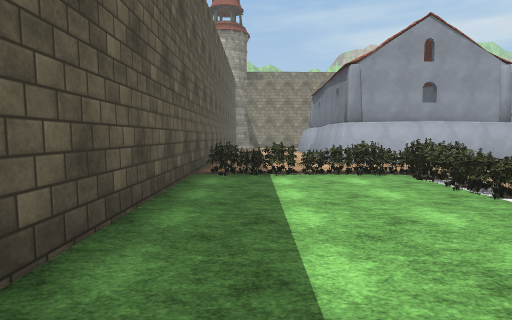
[1] (above)

23 first-person views from a walk through a 3-D level made in the Unity game engine. The camera is 1.5 m above the floor, tilts 4° down and sees 75° across. The floor is counted in squares, 2 m on a side. Each view is taken from the middle of a square. On the plan, view 1 faces up. The plan holds only what a view shows up to about 11 squares ahead; the rest is blank. The place goes on beyond the plan. Door leaves are left out, so doorways stand open. Some surface patterns are stand-ins.

[2]
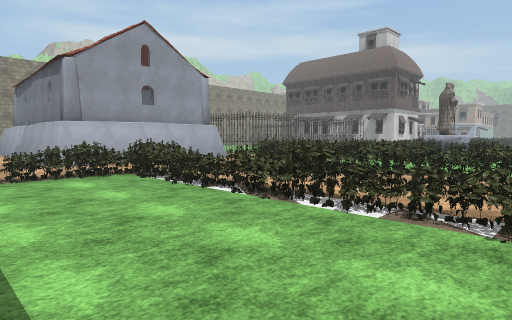

[3]
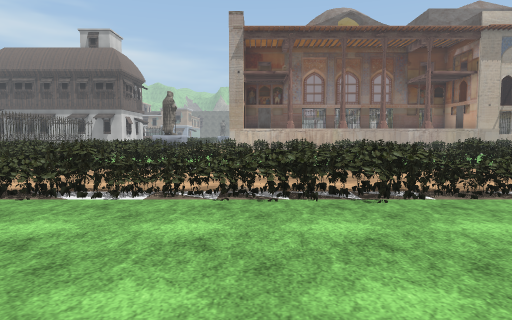

[4]
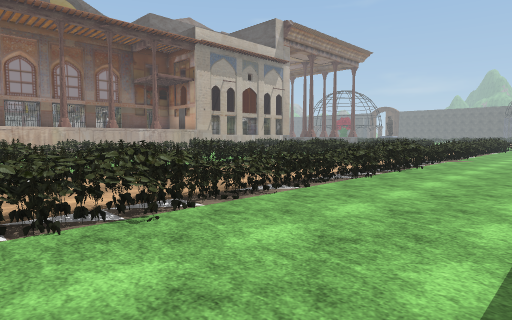

[5]
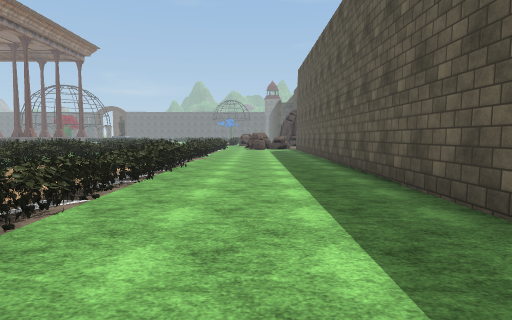

[6]
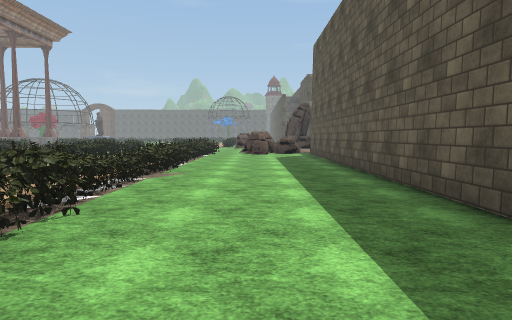

[7]
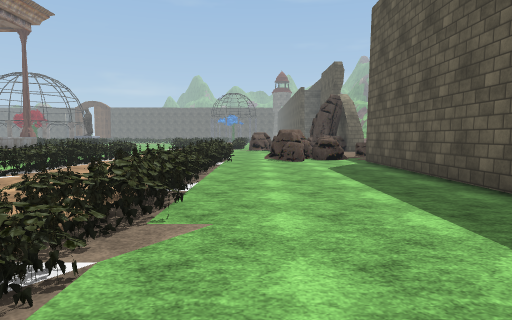

[8]
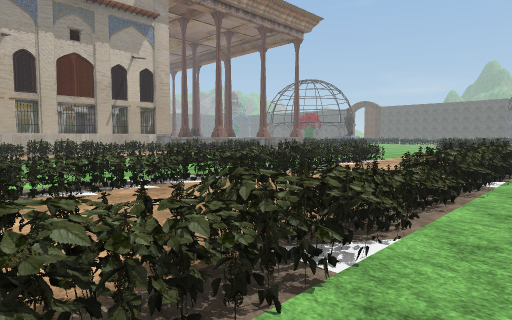

[9]
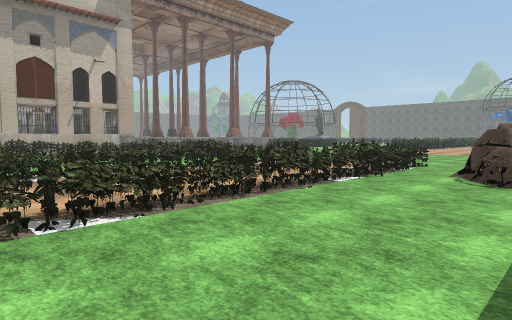

[10]
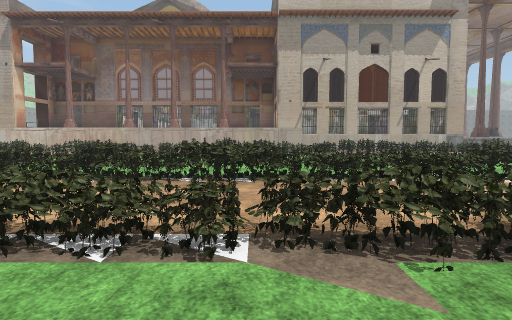

[11]
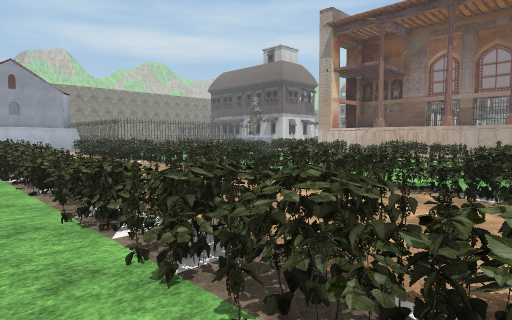

[12]
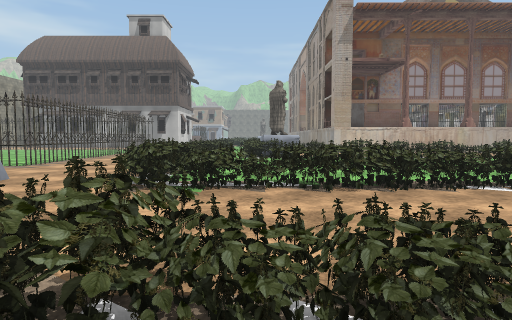

[13]
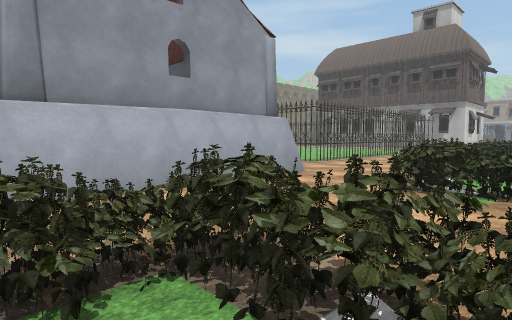

[14]
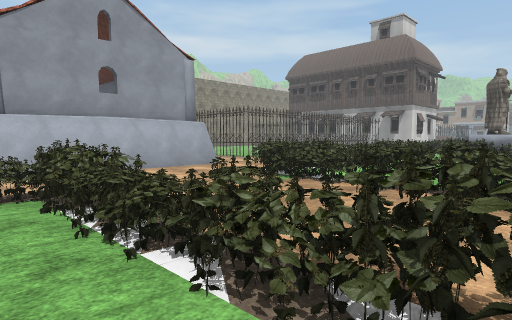

[15]
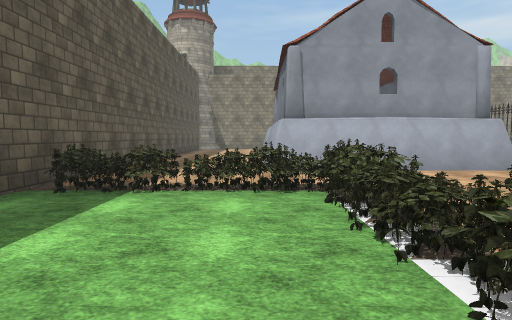

[16]
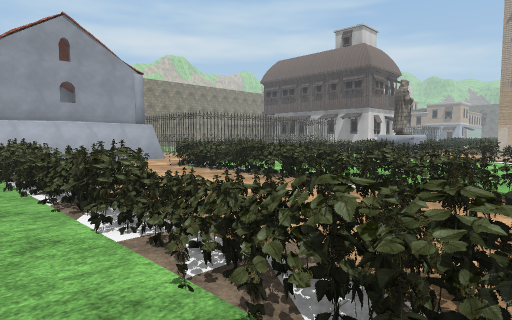

[17]
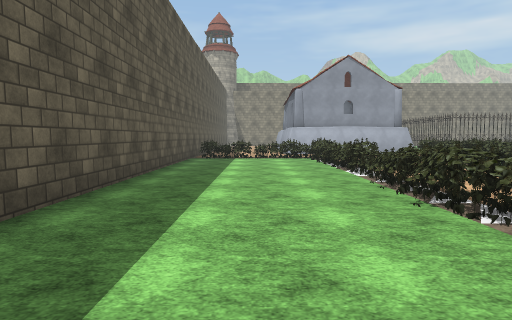

[18]
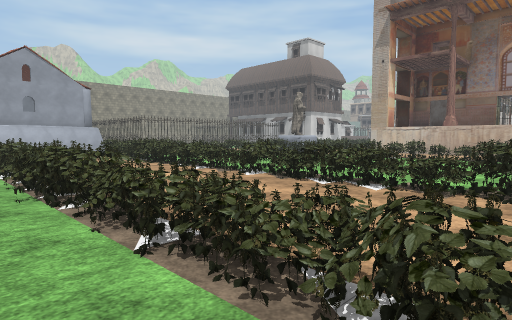

[19]
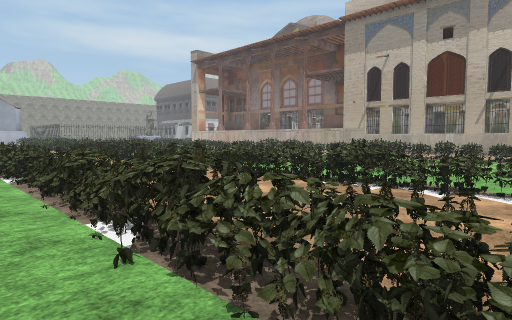

[20]
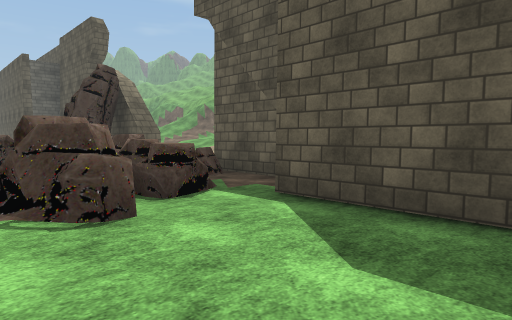

[21]
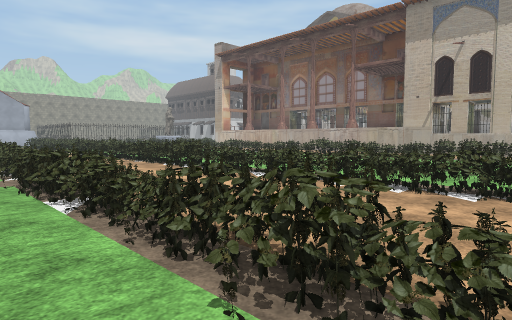

[22]
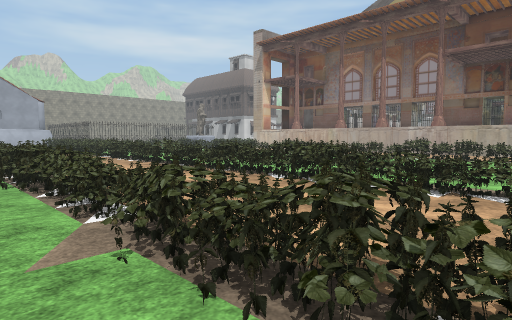

[23]
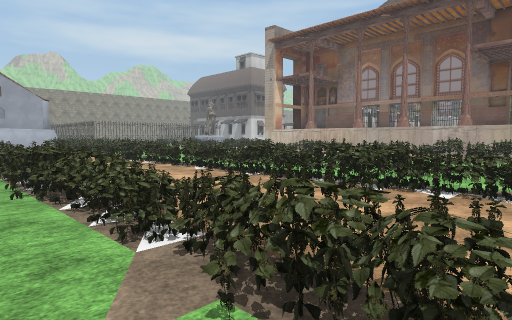

### Floor plan
Key: @ floor where view 1 was taken; # wall or solid block; . floor; / step, stairs or slope; = window, fence, low wall or low ledge; ^ raised ledge; O other object.
Columns run from 3 left of view 1 to 15 right of it. Each row starts with its distance up from view 1.
 12  #    O  O   O
 11  #    OO O   .OOO
 10  #....OOOOOO.....
  9  #..............
  8  #............
  7  ##^^^=...==^=^/=^=
  6  #....^=..^...
  5  #....^...# ..   ##
  4  #....^...^#..   #O
  3  #....^#..^...
  2  #....^=..=....  ^
  1  #....^...^......^
  0  #.@..^...^....
 -1  #....^#..^..
 -2  #....^#..^..
 -3  #....^...^....  ^
 -4  #....^=..^....  ^
 -5  #....=...^...   ^
 -6  #....^=..^...   =
 -7  #....^#..=...   ^
 -8  #....##..=..
 -9  #....^#..^..    =
-10  #....^...^...   #
-11  #....^=..^... ..^
-12  #....^...^......#
-13  #....^...^...
-14  #....^...^...   #
-15  #....^...^...   #
-16  #....^=..^...   #
-17  #....^#..^...
-18  #....^ ..^..... ^
-19  #..O.#^..^......^
-20 # OOO.^...^....
-21 #O OO.^...^

Where each view was taken, in squares from view 1:
view 1: 0 up, 0 right, facing up
view 2: 0 up, 0 right, facing up-right
view 3: 0 up, 1 left, facing right
view 4: 0 up, 0 right, facing down-right
view 5: 0 up, 1 right, facing down
view 6: 5 down, 1 right, facing down
view 7: 9 down, 2 right, facing down
view 8: 12 down, 2 right, facing down-right
view 9: 13 down, 0 right, facing down-right
view 10: 11 down, 1 right, facing right
view 11: 9 down, 2 right, facing up-right
view 12: 5 up, 2 right, facing right
view 13: 5 up, 2 right, facing up-right
view 14: 2 up, 2 right, facing up-right
view 15: 2 up, 2 right, facing up
view 16: 1 down, 2 right, facing up-right
view 17: 5 down, 1 right, facing up
view 18: 6 down, 2 right, facing up-right
view 19: 21 down, 2 right, facing up-right
view 20: 16 down, 2 right, facing down-left
view 21: 18 down, 2 right, facing up-right
view 22: 14 down, 2 right, facing up-right
view 23: 13 down, 2 right, facing up-right
